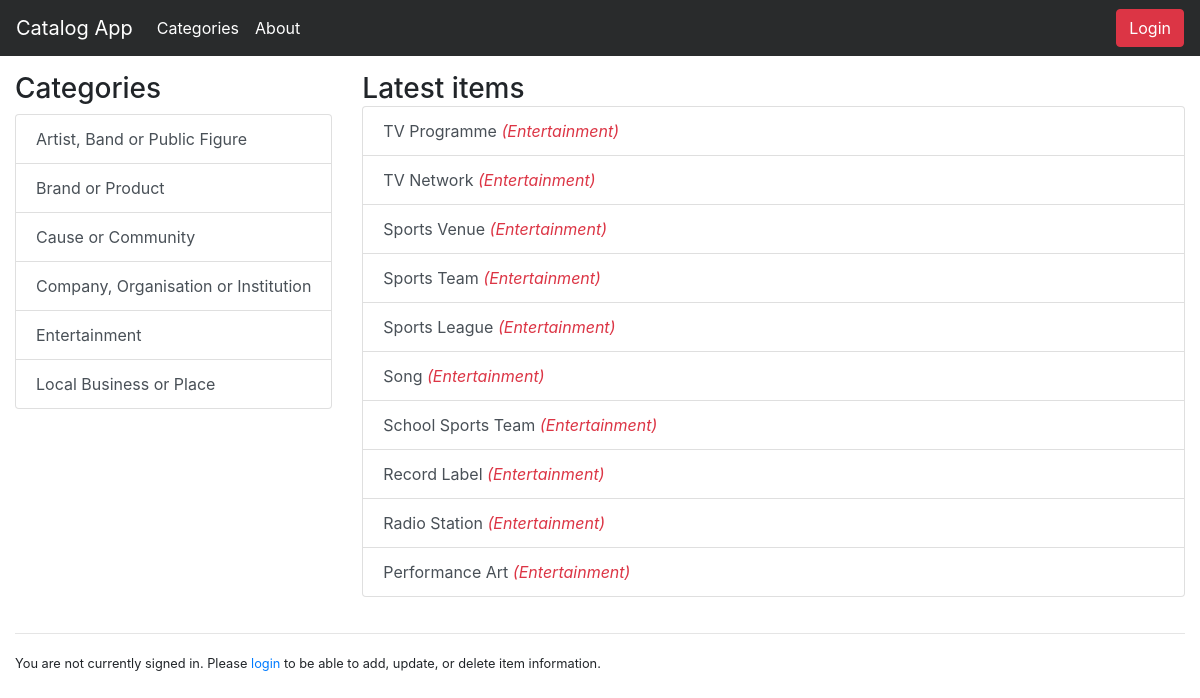
The app's page /catalog, older data.
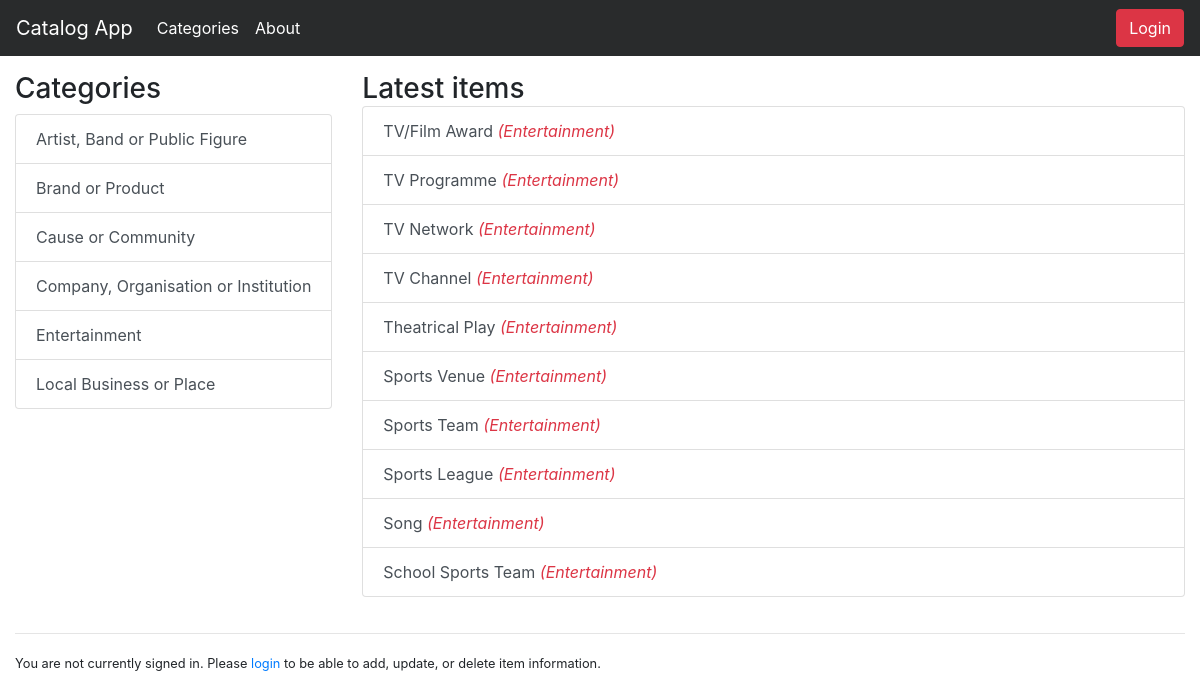
The same page, newer data.
### models.py (models this page shows, shortened)
class Category(Base):
    __tablename__ = "category"
    id = Column(Integer, primary_key = True)
    name = Column(String(80), nullable = False, index = True)
    created_date = Column(DateTime, default = datetime.utcnow, nullable = False)
    updated_date = Column(DateTime, default = datetime.utcnow, onupdate = datetime.utcnow, nullable = False)
    user_id = Column(Integer, ForeignKey("user.id"))
    user = relationship(User)

class Item(Base):
    __tablename__ = "item"
    __table_args__ = (UniqueConstraint('category_id', 'title', name = 'key'),)
    id = Column(Integer, primary_key = True)
    title = Column(String(80), nullable = False)
    description = Column(String(250))
    created_date = Column(DateTime, default = datetime.utcnow)
    updated_date = Column(DateTime, default = datetime.utcnow, onupdate = datetime.utcnow)
    category_id = Column(Integer, ForeignKey("category.id"))
    category = relationship(Category)
    user_id = Column(Integer, ForeignKey("user.id"))
    user = relationship(User)

### application.py (the view)
@app.route("/")
@app.route("/catalog")
def show_categories():
    categories = session.query(Category).order_by(asc(Category.name)).all()
    items = session.query(Item).order_by(
                desc(Item.created_date)).limit(10).all()
    return render_template(
        "categories.html",
        items_title="Latest items",
        categories=categories,
        category=None,
        items=items)

### templates/categories.html (shortened to what this page needs)
{% extends "base.html" %}
{% block content %}
  <div class="row" style="margin-top: 12px;">
    <div class="col-auto">
      <h3>Categories</h3>
      {% if categories %}
        <div class="list-group">
          {% for c in categories %}
            <a href="{{url_for('show_items', category_name=c.name)}}"
              class="list-group-item list-group-item-action {% if category and category.name == c.name %}active{% endif %}">{{ c.name }}</a>
          {% endfor %}
        </div>
      {% else %}
        <div class="alert alert-warning" role="alert">
          No Categories Found!
        </div>
      {% endif %}
    </div>
    <div class="col">
      <span class="h3">{{ items_title }}</span>
      {% if items %}
        <div class="list-group">
          {% for i in items %}
            <a href="{{url_for('show_item', category_name=i.category.name, item_title=i.title)}}"
            class="list-group-item list-group-item-action">{{ i.title }}
              {% if not category %}<em class="text-danger">({{ i.category.name }})</em>{% endif %}</a>
          {% endfor %}
        </div>
      {% else %}
        <div class="alert alert-warning" role="alert">
          No Items Found!
        </div>
      {% endif %}
    </div>
  </div>
{% endblock %}

Row changes from the older to the newer data that the page shows:
no longer on this page (row edited): Item: title "Record Label", category.name "Entertainment"
no longer on this page (row edited): Item: title "Radio Station", category.name "Entertainment"
no longer on this page (row edited): Item: title "Performance Art", category.name "Entertainment"
added Item: title "TV/Film Award", category.name "Entertainment"
added Item: title "TV Channel", category.name "Entertainment"
added Item: title "Theatrical Play", category.name "Entertainment"
